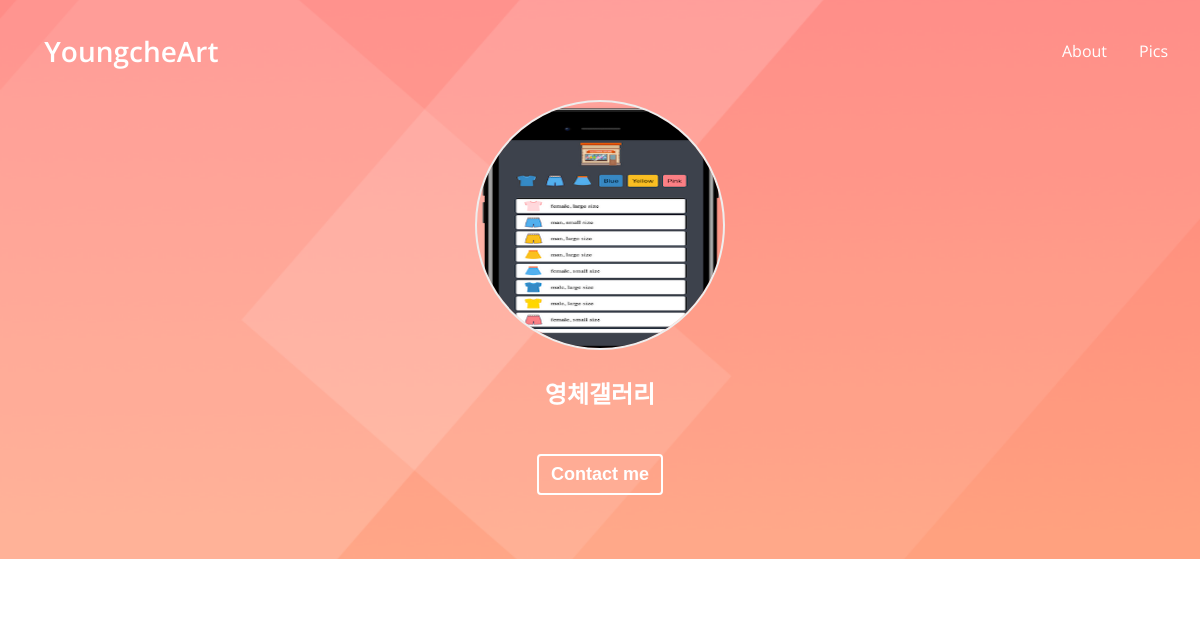
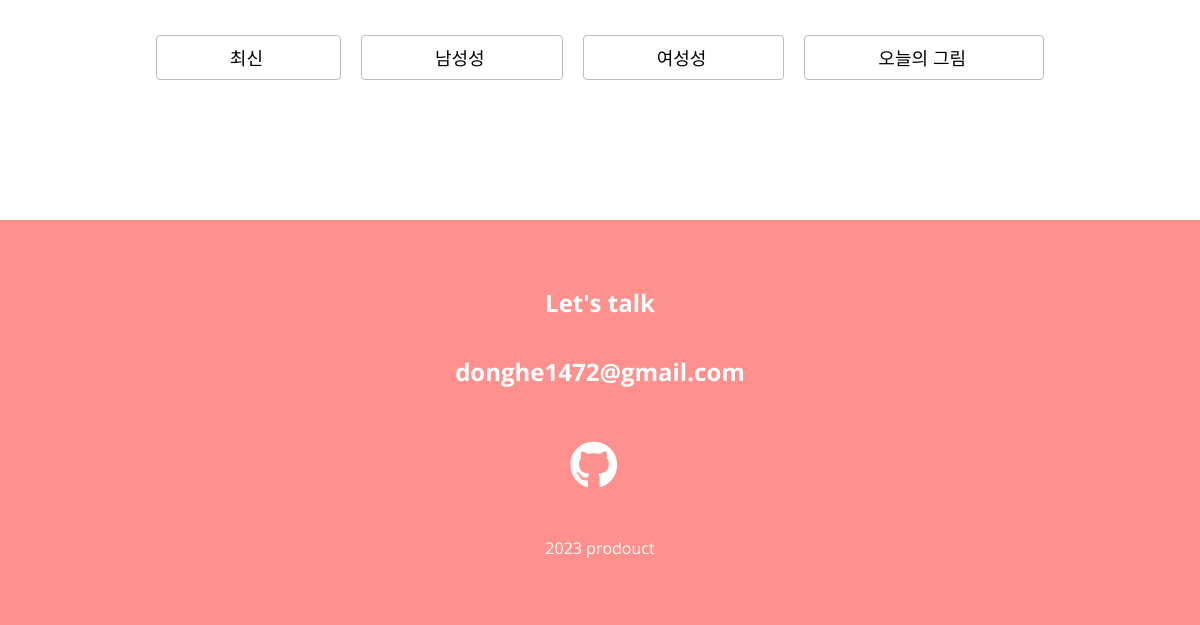
Before: / with the older database file (2 pictures, top to bottom).
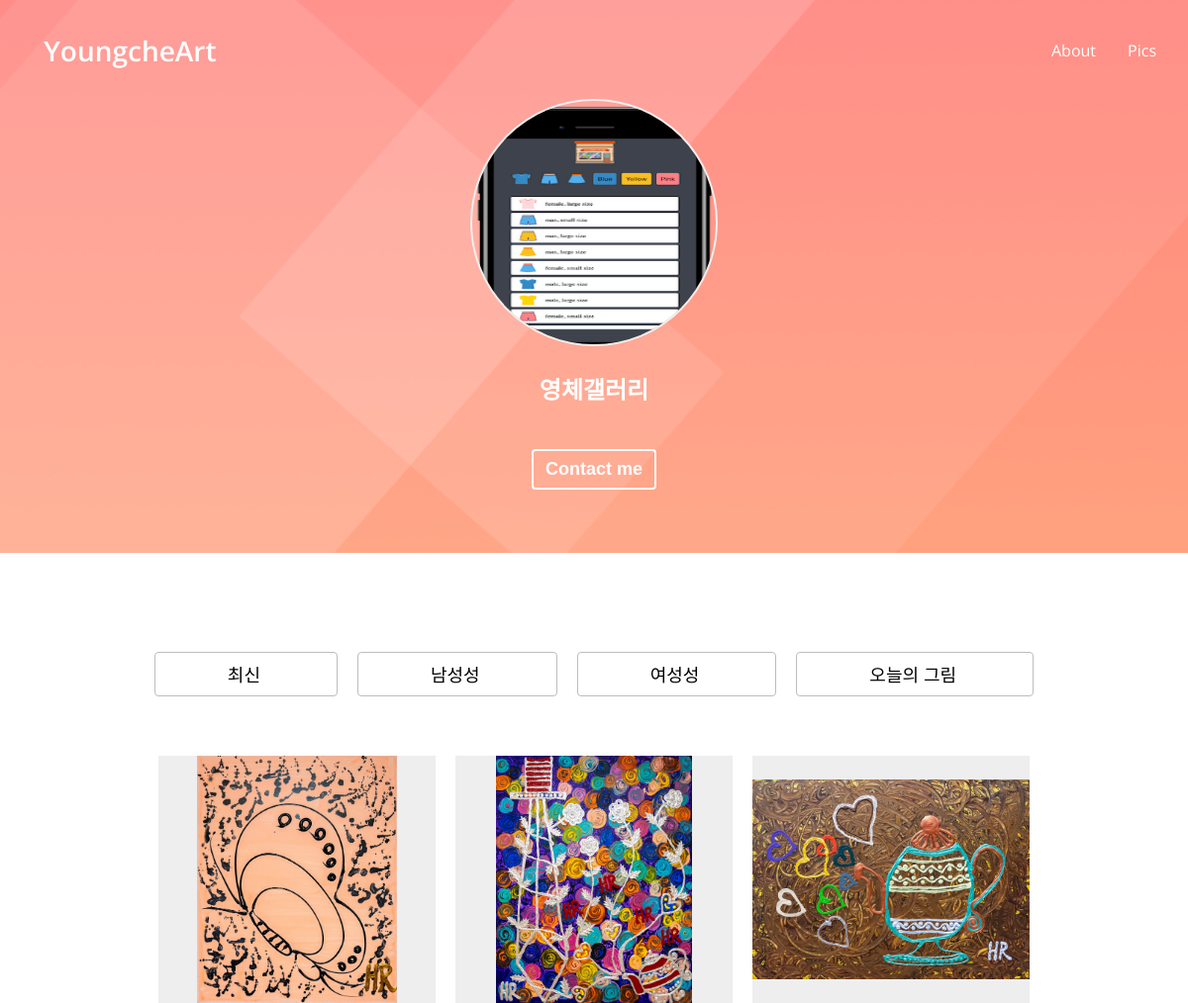
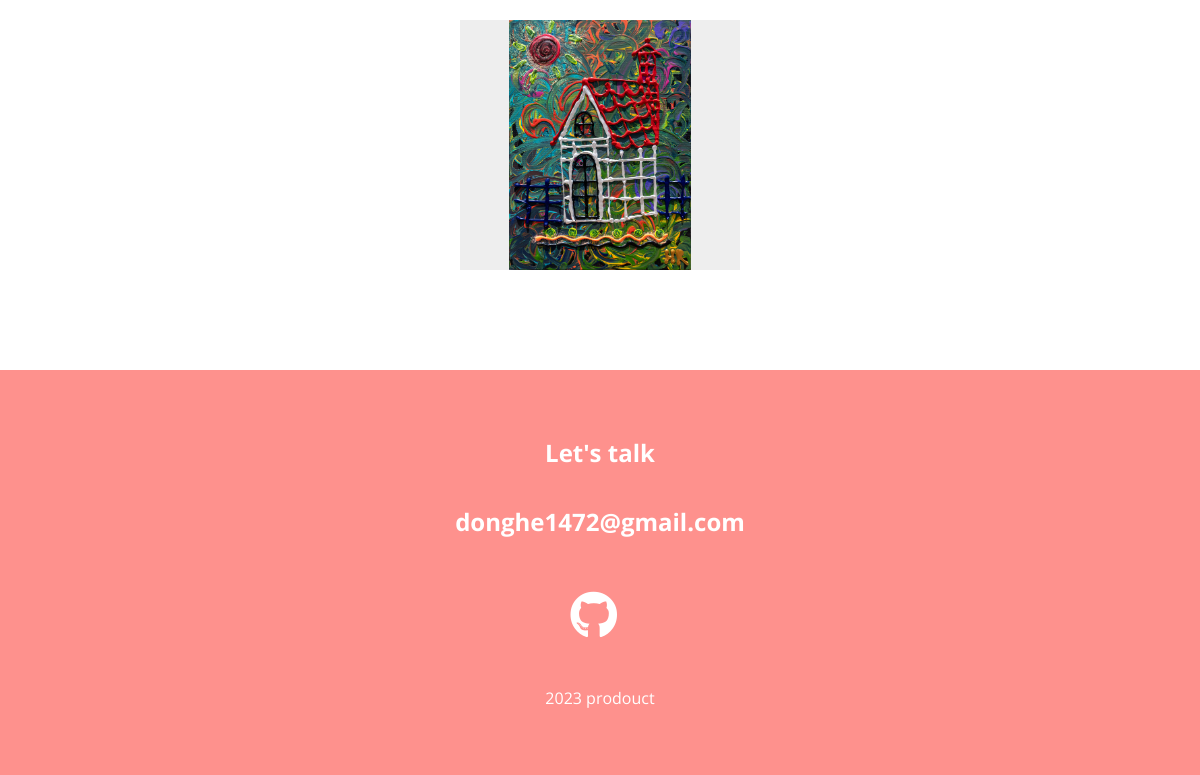
After: the same page with the newer database file (2 pictures, top to bottom).
### pictures/models.py (models this page shows)
class Picture(TimeStampedModel):
    제목 = models.CharField(max_length=100, null=True,  default = '', verbose_name='제목')
    desc = models.TextField(max_length=300, default = '', null=True, verbose_name='내용')
    image = models.ImageField(blank=True)
    class Meta:
        ordering = ["-created"]
    @property
    def get_photo_url(self):
      if self.image:
          return self.image.url
      else:
          return "/static/images/user.jpg"

### pictures/views.py (the view)
# urls.py: path("", picture_view.home_pictures , name="picture"),
def home_pictures(request):
    all_pictures = models.Picture.objects.all()
    return render(request, "home.html", context={"sweet": all_pictures})

### templates/home.html (shortened to what this page needs)
{% extends "base.html" %} {% load static %}
    {% block content %}
    <section id="home">
      <div class="home__container">
         <img class="home__avatar" src="imgs/projects/game.png" alt="" />
      <h2 class="home__description">영체갤러리</h2>
      <button class="home__contact">Contact me</button>
      </div>
    </section>
    <section id="work" class="section">
      <div class="section__container">
        <div class="work__categories">
        <button class="category__btn">
          <div class="category__btn-text" data-filter="new">최신 <span class="category__count">4</span></div>
          </button
        >
        <button class="category__btn ">
          <div class="category__btn-text" data-filter="man">남성성 <span class="category__count">4</span></div>
          </button
        >
        <button class="category__btn ">
          <div class="category__btn-text" data-filter="wom">여성성 <span class="category__count">4</span></div>
          </button
        >
        <button class="category__btn ">
          <div class="category__btn-text" data-filter="today">오늘의 그림 <span class="category__count">4</span></div>
          </button
        >
      </div>
      <div class="work__projects">
        {% for abc in sweet %}
          <a href="" class="project" target="blank" data-type="front-end">
          <img
            src= '{{abc.get_photo_url}}'
            class="project__img"
          />
        </a>
        {% endfor %}
      </div>
      </div>
    </section>
    <section id="contact" class="section">
        <h1 class="contact__title">Let's talk</h1>
        <h2 class="contact__email">donghe1472@gmail.com</h2>
        <div class="contact__links">
          <a href="https://github.com/dream-ellie" target="_blank">
            <i class="fab fa-github"></i>
          </a>
        </div>
        <p class="contact__rights">2023 prodouct</p>
    </section>
    {% endblock content %}

### templates/base.html (shortened to what this page needs)
{% load static %}
<!DOCTYPE html>
<html lang="en">
  <head>
    <link
      rel="stylesheet"
      href="https://cdnjs.cloudflare.com/ajax/libs/font-awesome/5.8.2/css/all.min.css"
    />
    <link
      type="text/css"
      href="{% static 'css/index.css' %}"
      rel="stylesheet"
    />
    <link
      type="text/css"
      href="{% static 'css/partials/arrow.css' %}"
      rel="stylesheet"
    />
    <link
      type="text/css"
      href="{% static 'css/pictures.css' %}"
      rel="stylesheet"
    />
    <link
      type="text/css"
      href="{% static 'css/partials/navbar.css' %}"
      rel="stylesheet"
    />
    <link type="text/css" href="{% static 'css/home.css' %}" rel="stylesheet" />
    <link
      type="text/css"
      href="{% static 'css/partials/work.css' %}"
      rel="stylesheet"
    />
    <link
      type="text/css"
      href="{% static 'css/partials/contact.css' %}"
      rel="stylesheet"
    />
  </head>
  <body>
    {% include 'partials/navbar.html' %} {% block content %} {% endblock %}
  </body>
</html>

### templates/partials/navbar.html (shortened to what this page needs)
<nav id="navbar">
  <div class="navbar__logo">
    <i class="fa-brands fa-artstation"></i>
    <a href="#">YoungcheArt</a>
  </div>
  <div class="navbar__menu">
    <ul class="navbar__menu">
      <li class="navbar__menu__item">About</li>
      <li class="navbar__menu__item">Pics</li>
    </ul>
  </div>
</nav>

### static/css/index.css (style rules this page uses)
:root { --color-white: #ffffff; --color-light-white: #eeeeee; --color-dark-white: #bdbdbd; --color-pink: #fe918d; --color-dark-pink: #ff6863; --color-black: #4d4d4d; --color-dark-grey: #4d4d4d; --color-grey: #616161; --color-light-grey: #7c7979; --color-blue: #73aace; --color-yellow: #fff7d1; --color-orange: #feb546; --color-black: #000000; --font-large: 48px; --font-medium: 28px; --font-regular: 18px; --font-small: 16px; --font-micro: 14px; --weight-bold: 700; --weight-semi-bold: 600; --weight-regular: 400; --size-border-radius: 4px; --animation-duration: 300ms; }
.section { padding: 50px; text-align: center; margin: auto; }
.section__container { max-width: 1200px; margin: auto; }
* { box-sizing: border-box; }
body { font-family: "Open Sans", sans-serif; margin: 0; }
a { text-decoration: none; color: var(--color-white); }
ul { padding-left: 0; }
li { list-style: none; }
button { background-color: transparent; cursor: pointer; border: none; outline: none; }

### static/css/partials/navbar.css (style rules this page uses)
#navbar { display: flex; position: fixed; width: 100%; justify-content: space-between; align-items: center; padding: 16px; background-color: transparent; transition: all var(--animation-duration) ease-in-out; z-index: 2; }
.navbar__logo { font-size: var(--font-medium); font-weight: var(--weight-semi-bold); color: white; }
.navbar__menu { display: flex; }
.navbar__menu__item { padding: 8px 12px; margin: 0 4px; color: var(--color-white); cursor: pointer; }

### static/css/home.css (style rules this page uses)
#home { background: url("../../imgs/background.png") center/cover no-repeat; padding: 40px; text-align: center; padding-top: 100px; }
.home__avatar { width: 250px; height: 250px; border-radius: 50%; border: 2px solid var(--color-light-white); }
.home__title, .home__description { color: var(--color-white); }
.home__contact { color: var(--color-white); font-size: var(--font-regular); font-weight: var(--weight-bold); margin: 24px; padding: 8px 12px; border: 2px solid var(--color-white); border-radius: var(--size-border-radius); }

### static/css/partials/work.css (style rules this page uses)
.section__container { max-width: 1200px; margin: auto; }
#work { margin-bottom: 40px; }
.work__categories { margin: 40px; display: flex; justify-content: center; }
.category__btn { border: 1px solid var(--color-dark-white); border-radius: var(--size-border-radius); font-size: var(--font-regular); padding: 8px 48px; display: flex; margin: 10px; display: flex; }
.category__btn-text { margin-left: 25px; }
.work__projects { display: flex; flex-wrap: wrap; justify-content: center; }
.project { position: relative; display: flex; justify-content: center; align-items: center; width: 280px; height: 250px; margin: 10px; background-color: var(--color-light-white); }
.project__img { max-width: 100%; max-height: 100%; align-self: center; }

### static/css/partials/contact.css (style rules this page uses)
#contact { background-color: var(--color-pink); bottom: 0; display: flex; justify-content: center; flex-direction: column; }
.contact__title, .contact__email, .contact__rights { color: var(--color-white); }
.contact__title { margin: 16px 0; }
.contact__links { font-size: var(--font-large); margin: 24px 0; transition: all var(--animation-duration) ease-in; }

Changed rows visible on the page:
added Picture: get_photo_url (picture)
added Picture: get_photo_url (picture)
added Picture: get_photo_url (picture)
added Picture: get_photo_url (picture)
